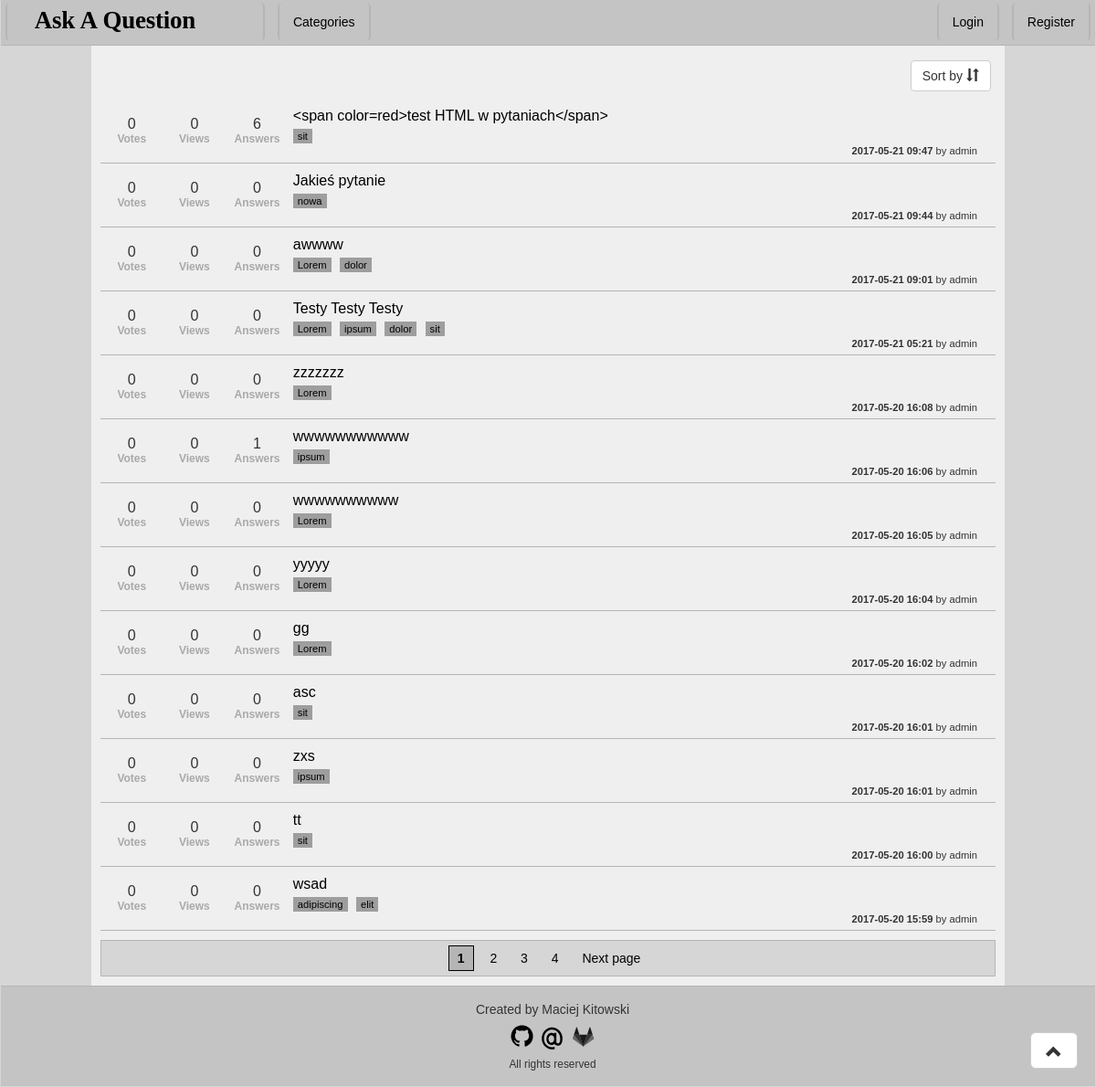
The page / on the database its author committed.
### Question/models.py (models this page shows, shortened)
class Question(models.Model):
    author = models.ForeignKey(User)
    title = models.CharField('Title', max_length = 255)
    askDate = models.DateTimeField('Ask Date', auto_now_add=True)
    content = models.TextField('Content')
    views = models.PositiveIntegerField('Views', default=0)
    votes = models.IntegerField('Votes', default=0)
    categories = models.ManyToManyField(Category, verbose_name = 'Categories', blank = True)
    answers = models.ManyToManyField(Answer, verbose_name = 'Answers', blank = True)
    class Meta:
        verbose_name = 'Question'
        verbose_name_plural = 'Questions'

class Category(models.Model):
    name = models.SlugField('Name')
    class Meta:
        verbose_name = 'Category'
        verbose_name_plural = 'Categories'
    def __unicode__(self):
        return self.name
    def countReferences(obj):
        return Question.objects.filter(categories__in=[obj]).count()
    countReferences.short_description = 'References'

### Question/views.py (the view)
# urls.py: url(r'^(?P<page>[\d]*)/?$', views.IndexView.as_view(), name='index'),
class IndexView(generic.ListView):
    template_name = 'index.html'
    context_object_name = 'questions'
    model = models.Question
    paginate_by = 13
    def get_queryset(self):
        sortbyColumn = {'date-asc':'askDate', 'date-desc':'-askDate', 'votes-asc':'votes', 'votes-desc':'-votes', 'views-asc':'views', 'views-desc':'-views', 'answers-asc':'answersCount', 'answers-desc':'-answersCount' }
        qr = super(IndexView, self).get_queryset()
        qr = qr.annotate(answersCount=Count('answers'))
        if 'category' in self.kwargs:
            qr = qr.filter(categories__name__iexact = self.kwargs['category'])
        if 'sortby' in self.kwargs and self.kwargs['sortby'] in sortbyColumn:
            qr = qr.order_by(sortbyColumn[self.kwargs['sortby']])
        else:
            qr = qr.order_by(sortbyColumn['date-desc'])
        return qr

### Question/templates/index.html (shortened to what this page needs)
{% extends 'base.html' %}
{% load staticfiles %}
{% block CSS %}
    <link rel="stylesheet" href="{% static 'css/index.css' %}">
{% endblock %}
{% block content %}
    <div id="questionNavbar">
        <div id="sortbyDropdown">
            <div class="dropdown">
                <button class="btn btn-default dropdown-toggle" type="button" id="sortDropdown" data-toggle="dropdown" aria-haspopup="true">Sort by <span class="glyphicon glyphicon-sort"></span></button>
            </div>
        </div>
    </div>
    <table>
        {% for question in questions %}
            <tr>
                <td class="votes">
                    {{ question.votes }} <br/>
                    <small>Votes</small>
                </td>
                <td class="views">
                    {{ question.views }} <br/>
                    <small>Views</small>
                </td>
                <td class ="answers">
                    {{ question.answersCount }} <br/>
                    <small>Answers</small>
                </td>
                <td class="question">
                    <a href="{% url 'question' pk=question.pk %}">{{ question.title }}</a> <br/>
                    {% for cat in question.categories.all %}
                        <a href = "/category/{{ cat }}/1" class = "category">{{ cat }}</a>
                    {% endfor %}
                    <br/>
                    <div class="detail"><b>{{ question.askDate|date:'Y-m-d H:i' }}</b> by {{ question.author }}</div>
                </td>
            </tr>
        {% empty %}
            <tr><th>Nobody asked a question</th></tr>
        {% endfor %}
    </table>
    {% if is_paginated %}
        <div id="pageNumbers">
            {% if request.resolver_match.kwargs.category %}
                {% if request.resolver_match.kwargs.sortby %}
                    {% if page_obj.has_previous %}
                        <a href="{% url 'index' category=request.resolver_match.kwargs.category page=page_obj.previous_page_number sortby=request.resolver_match.kwargs.sortby %}" class="page">Previous page</a>
                    {% endif %}
                    {% for pageNumber in page_obj.paginator.page_range %}
                        {% if pageNumber == page_obj.number %}
                            <a href="#" class="currentPage"> {{ pageNumber }} </a>
                        {% else %}
                            <a href="{% url 'index' category=request.resolver_match.kwargs.category page=pageNumber sortby=request.resolver_match.kwargs.sortby %}" class="page"> {{ pageNumber }} </a>
                        {% endif %}
                    {% endfor %}
                    {% if page_obj.has_next %}
                        <a href="{% url 'index' category=request.resolver_match.kwargs.category page=page_obj.next_page_number sortby=request.resolver_match.kwargs.sortby %}" class="page">Next page</a>
                    {% endif %}
                {% else %}
                    {% if page_obj.has_previous %}
                        <a href="{% url 'index' category=request.resolver_match.kwargs.category page=page_obj.previous_page_number sortby='' %}" class="page">Previous page</a>
                    {% endif %}
                    {% for pageNumber in page_obj.paginator.page_range %}
                        {% if pageNumber == page_obj.number %}
                            <a href="#" class="currentPage"> {{ pageNumber }} </a>
                        {% else %}
                            <a href="{% url 'index' category=request.resolver_match.kwargs.category page=pageNumber sortby='' %}" class="page"> {{ pageNumber }} </a>
                        {% endif %}
                    {% endfor %}
                    {% if page_obj.has_next %}
                        <a href="{% url 'index' category=request.resolver_match.kwargs.category page=page_obj.next_page_number sortby='' %}" class="page">Next page</a>
                    {% endif %}
                {% endif %}
            {% else %}
                {% if request.resolver_match.kwargs.sortby %}
                    {% if page_obj.has_previous %}
                        <a href="{% url 'index' page=page_obj.previous_page_number sortby=request.resolver_match.kwargs.sortby %}" class="page">Previous page</a>
                    {% endif %}
                    {% for pageNumber in page_obj.paginator.page_range %}
                        {% if pageNumber == page_obj.number %}
                            <a href="#" class="currentPage"> {{ pageNumber }} </a>
                        {% else %}
                            <a href="{% url 'index' page=pageNumber sortby=request.resolver_match.kwargs.sortby %}" class="page"> {{ pageNumber }} </a>
                        {% endif %}
                    {% endfor %}
                    {% if page_obj.has_next %}
                        <a href="{% url 'index' page=page_obj.next_page_number sortby=request.resolver_match.kwargs.sortby %}" class="page">Next page</a>
                    {% endif %}
                {% else %}
                    {% for pageNumber in page_obj.paginator.page_range %}
                        {% if pageNumber == page_obj.number %}
                            <a href="#" class="currentPage"> {{ pageNumber }} </a>
                        {% else %}
                            <a href="{% url 'index' page=pageNumber %}" class="page"> {{ pageNumber }} </a>
                        {% endif %}
                    {% endfor %}
                    {% if page_obj.has_next %}
                        <a href="{% url 'index' page=page_obj.next_page_number %}" class="page">Next page</a>
                    {% endif %}
                {% endif %}
            {% endif %}
        </div>
    {% endif %}
{% endblock %}

### static/css/base.css (style rules this page uses)
body { font-family: Verdana, Geneva, Tahoma, sans-serif; background-color: #D6D6D6; }
#mainContent table { width: 100%; }
#mainContent tr { border-bottom: 1px solid #B5B5B5; background-color: #EFEFEF; }
#mainContent td { text-align: center; height: 70px; }
#mainContent small { font-size: 75%; font-weight: bold; color: darkgray; }

### static/css/index.css (style rules this page uses)
#questionNavbar { display:inline-block; width: 100%; margin: 5px 0px 5px 0px; padding: 10px 5px 3px 5px; }
#sortbyDropdown { float: right; }
#mainContent td.votes { width: 7%; }
#mainContent td.views { width: 7%; }
#mainContent td.answers { width: 7%; }
#mainContent td.question { width: auto; padding: 10px 10px 0px 5px; text-align: left; vertical-align: top; }
#mainContent td.question a { color: black; text-decoration: none; }
#mainContent .category { display:inline-block; margin-top: 5px; margin-right: 5px; padding: 2px 5px 2px 5px; background-color: #9E9E9E; text-decoration: none; color: black; font-size: 70%; }
#mainContent .detail { vertical-align: bottom; float: right; margin-right: 5px; padding: 2px 5px 2px 5px; font-size: 70%; }
#pageNumbers { margin: 10px 0px 5px 0px; padding: 2px 1px 2px 1px; background-color: #d6d6d6; text-align: center; border: 1px solid #B5B5B5; }
#pageNumbers .page { color: black; display: inline-block; padding: 3px 9px 3px 9px; margin: 2px; }
#pageNumbers .currentPage { color: black; display: inline-block; padding: 3px 9px 3px 9px; margin: 3px; background-color: #B5B5B5; font-weight: bold; border: 1px solid black; text-decoration: none; }

### rows shown on the page
Question: votes "0", views "0", answersCount "6", title "<span color=red>test HTML w pytaniach</span>", askDate "2017-05-21 09:47", author "admin"
Category: name "sit"
Question: votes "0", views "0", answersCount "0", title "Jakieś pytanie", askDate "2017-05-21 09:44", author "admin"
Category: name "nowa"
Question: votes "0", views "0", answersCount "0", title "awwww", askDate "2017-05-21 09:01", author "admin"
Category: name "Lorem"
Category: name "dolor"
Question: votes "0", views "0", answersCount "0", title "Testy Testy Testy", askDate "2017-05-21 05:21", author "admin"
Category: name "ipsum"
Question: votes "0", views "0", answersCount "0", title "zzzzzzz", askDate "2017-05-20 16:08", author "admin"
Question: votes "0", views "0", answersCount "1", title "wwwwwwwwwww", askDate "2017-05-20 16:06", author "admin"
Question: votes "0", views "0", answersCount "0", title "wwwwwwwwww", askDate "2017-05-20 16:05", author "admin"
Question: votes "0", views "0", answersCount "0", title "yyyyy", askDate "2017-05-20 16:04", author "admin"
Question: votes "0", views "0", answersCount "0", title "gg", askDate "2017-05-20 16:02", author "admin"
Question: votes "0", views "0", answersCount "0", title "asc", askDate "2017-05-20 16:01", author "admin"
Question: votes "0", views "0", answersCount "0", title "zxs", askDate "2017-05-20 16:01", author "admin"
Question: votes "0", views "0", answersCount "0", title "tt", askDate "2017-05-20 16:00", author "admin"
Question: votes "0", views "0", answersCount "0", title "wsad", askDate "2017-05-20 15:59", author "admin"
Category: name "adipiscing"
Category: name "elit"

### other values the page prints
{{ pageNumber }} "1"
{{ pageNumber }} "2" "3" "4"
